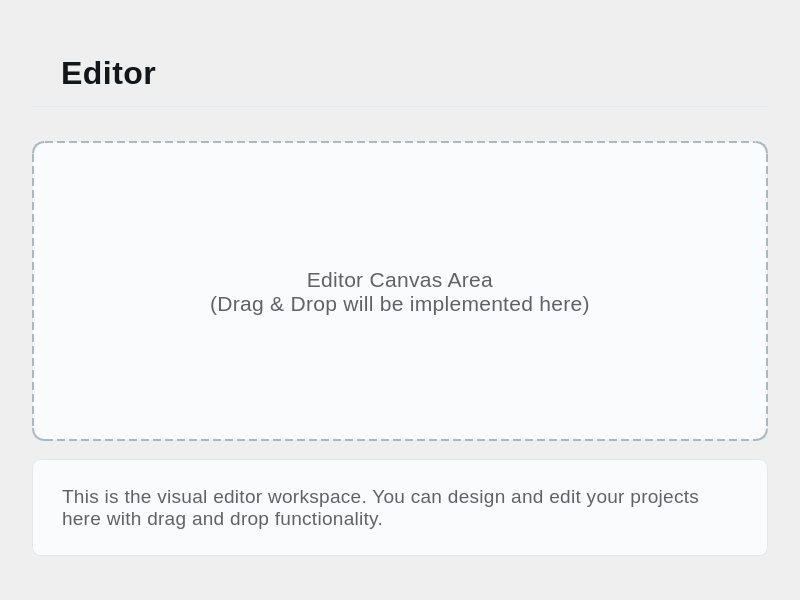
<?xml version="1.0" encoding="UTF-8"?>
<ui version="4.0">
 <class>EditorPage</class>
 <widget class="QWidget" name="EditorPage">
  <property name="geometry">
   <rect>
    <x>0</x>
    <y>0</y>
    <width>800</width>
    <height>600</height>
   </rect>
  </property>
  <property name="windowTitle">
   <string>Editor</string>
  </property>
  <layout class="QVBoxLayout" name="verticalLayout">
   <property name="leftMargin">
    <number>32</number>
   </property>
   <property name="topMargin">
    <number>32</number>
   </property>
   <property name="rightMargin">
    <number>32</number>
   </property>
   <property name="bottomMargin">
    <number>32</number>
   </property>
   <item>
    <widget class="QLabel" name="pageTitle">
     <property name="font">
      <font>
       <pointsize>24</pointsize>
       <weight>500</weight>
      </font>
     </property>
     <property name="styleSheet">
      <string notr="true">QLabel {
    color: #14171a;
    font-weight: 500;
    letter-spacing: 0.5px;
    background: transparent;
    border-bottom: 1px solid #e1e8ed;
    padding: 12px 20px;
    margin: 8px 0px;
}</string>
     </property>
     <property name="text">
      <string>Editor</string>
     </property>
    </widget>
   </item>
   <item>
    <spacer name="verticalSpacer">
     <property name="orientation">
      <enum>Qt::Vertical</enum>
     </property>
     <property name="sizeType">
      <enum>QSizePolicy::Fixed</enum>
     </property>
     <property name="sizeHint" stdset="0">
      <size>
       <width>20</width>
       <height>20</height>
      </size>
     </property>
    </spacer>
   </item>
   <item>
    <widget class="QWidget" name="editorCanvas" native="true">
     <property name="minimumSize">
      <size>
       <width>0</width>
       <height>300</height>
      </size>
     </property>
     <property name="styleSheet">
      <string notr="true">QWidget#editorCanvas {
    background: #fafbfc;
    border: 2px dashed #aab8c2;
    border-radius: 12px;
}</string>
     </property>
     <layout class="QVBoxLayout" name="canvasLayout">
      <item>
       <widget class="QLabel" name="canvasLabel">
        <property name="font">
         <font>
          <pointsize>16</pointsize>
          <weight>300</weight>
         </font>
        </property>
        <property name="styleSheet">
         <string notr="true">QLabel {
    color: #5f6368;
    font-weight: 400;
    letter-spacing: 0.3px;
    background: transparent;
    border-radius: 8px;
    padding: 16px;
}</string>
        </property>
        <property name="text">
         <string>Editor Canvas Area
(Drag &amp; Drop will be implemented here)</string>
        </property>
        <property name="alignment">
         <set>Qt::AlignCenter</set>
        </property>
       </widget>
      </item>
     </layout>
    </widget>
   </item>
   <item>
    <widget class="QLabel" name="editorContent">
     <property name="font">
      <font>
       <pointsize>14</pointsize>
       <weight>300</weight>
      </font>
     </property>
     <property name="styleSheet">
      <string notr="true">QLabel {
    color: #5f6368;
    font-weight: 400;
    letter-spacing: 0.3px;
    line-height: 1.6;
    background: #fafbfc;
    border: 1px solid #e1e8ed;
    border-radius: 8px;
    padding: 20px 24px;
    margin: 12px 0px;
}</string>
     </property>
     <property name="text">
      <string>This is the visual editor workspace. You can design and edit your projects here with drag and drop functionality.</string>
     </property>
     <property name="alignment">
      <set>Qt::AlignTop</set>
     </property>
     <property name="wordWrap">
      <bool>true</bool>
     </property>
    </widget>
   </item>
  </layout>
 </widget>
 <resources/>
 <connections/>
</ui>
